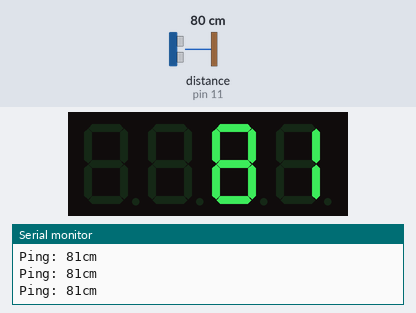
A sketch run on a simulated Arduino Uno, built with avr-gcc and run on an emulated ATmega328P. On the bench: 4-digit seven-segment display, the last lines printed to the serial monitor. The test bench sets the inputs (shaded band); at power-on: distance to the obstacle (sensor on pin 11) 80 cm. The echo pulse lasts 58.3 µs per cm.

Above: at 1.2 s.
1.3 s: distance to the obstacle (sensor on pin 11) set to 250 cm
At 1.36 s:
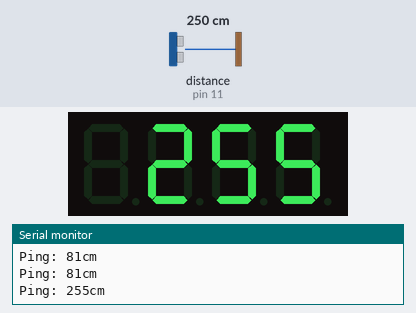
2.8 s: distance to the obstacle (sensor on pin 11) set to 2 cm
At 3.2 s:
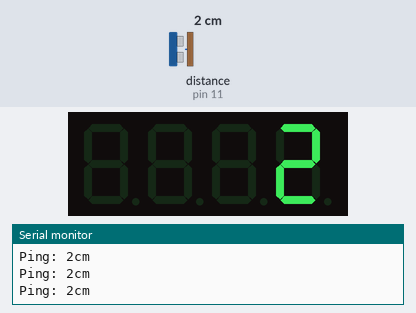
4.3 s: distance to the obstacle (sensor on pin 11) set to 4 cm
At 5.8 s:
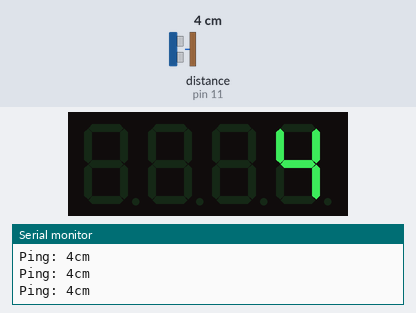
Timing chart, 0 to 7.3 s (numbered marks = the images above; inputs shaded):
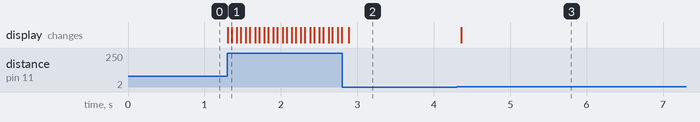

The sketch:

ge_finder_with_ultrasonic_sensor_and_tm1632_7-segment_displa.ino
```cpp
#include <NewPing.h>

#define TRIGGER_PIN  12  // Arduino pin tied to trigger pin on the ultrasonic sensor.
#define ECHO_PIN     11  // Arduino pin tied to echo pin on the ultrasonic sensor.
#define MAX_DISTANCE 500 // Maximum distance we want to ping for (in centimeters). Maximum sensor distance is rated at 400-500cm.

NewPing sonar(TRIGGER_PIN, ECHO_PIN, MAX_DISTANCE); // NewPing setup of pins and maximum distance.


////////////////////////////
#include <Arduino.h>
#include <TM1637Display.h>

// Module connection pins (Digital Pins)
#define CLK 2
#define DIO 3
// The amount of time (in milliseconds) between tests
#define TEST_DELAY  500
TM1637Display display(CLK, DIO);
/////////////////////////

void setup() {
  Serial.begin(115200); // Open serial monitor at 115200 baud to see ping results.
}

void loop() {
  display.setBrightness(0x0f);
  uint8_t data[] = { 0x0, 0x0, 0x0, 0x0 };
  display.setSegments(data);
  int distance = sonar.ping_cm();// get the distance and store it in "distance" variable
                     // Wait 50ms between pings (about 20 pings/sec). 29ms should be the shortest delay between pings.
  Serial.print("Ping: ");
  Serial.print(sonar.ping_cm()); // Send ping, get distance in cm and print result (0 = outside set distance range)
  Serial.println("cm");
  display.showNumberDec(distance, false, 3,1);
  delay(50);
}
```

Measured:
- after the input at 1.3 s, the display: first changes at once (image 1 shows a later state)
- after the input at 2.8 s, the display: changes after 0.09 s (image 2)
- after the input at 4.3 s, the display: changes after 0.06 s (image 3)
